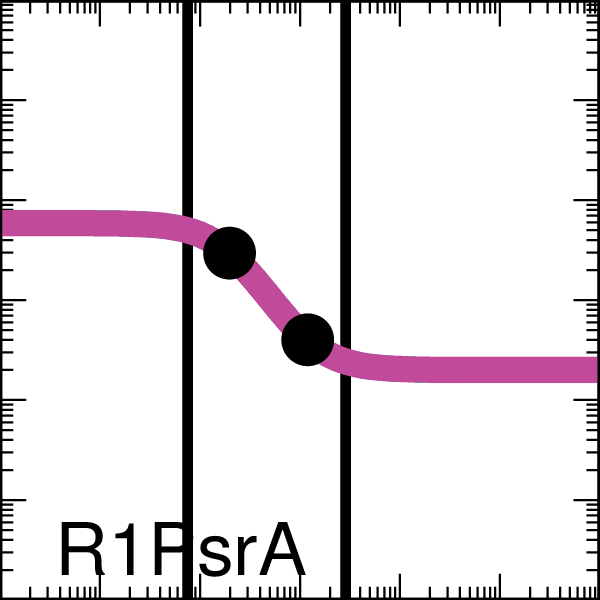

Reproduce this figure in gnuplot.

set output "SimAnnealing_1-alu_A000_xfer_model_R1_PsrA.eps"
set terminal postscript eps enhanced color "Helvetica, 35" size 2,2
set logscale x
set logscale y
set lmargin screen 0.0
set rmargin screen 1.0
set tmargin screen 1.0
set bmargin screen 0.0
set size ratio 1.0
set border linewidth 2
set tics scale 2
set mxtics 10
set mytics 10
set key bottom left
set key samplen -1
set xrange [0.001:1000.0]
set yrange [0.001:1000.0]
set format y "10^{%L}"    
set format x "10^{%L}"    
set format x ""    
set xlabel '00100010'
set arrow from 0.07549172705531736,0.001 to 0.07549172705531736,1000.0 nohead lw 10 lt 2 lc rgb '#000000'
set arrow from 2.872091727055317,0.001 to 2.872091727055317,1000.0 nohead lw 10 lt 2 lc rgb '#000000'
ymin = 0.2
ymax = 5.9
K = 0.19
n = 1.8
set dummy x

plot ymin+(ymax-ymin)/(1.0+(x/K)**n) lw 25 lc rgb '#C24B9C' title 'R1PsrA',\
 "<echo '1 2'" using (0.197556859):(2.950000003872063)  with points pt 7 ps 4 lc rgb 'black' notitle,\
 "<echo '1 2'" using (1.197796047):(0.3999999998585956)  with points pt 7 ps 4 lc rgb 'black' notitle
